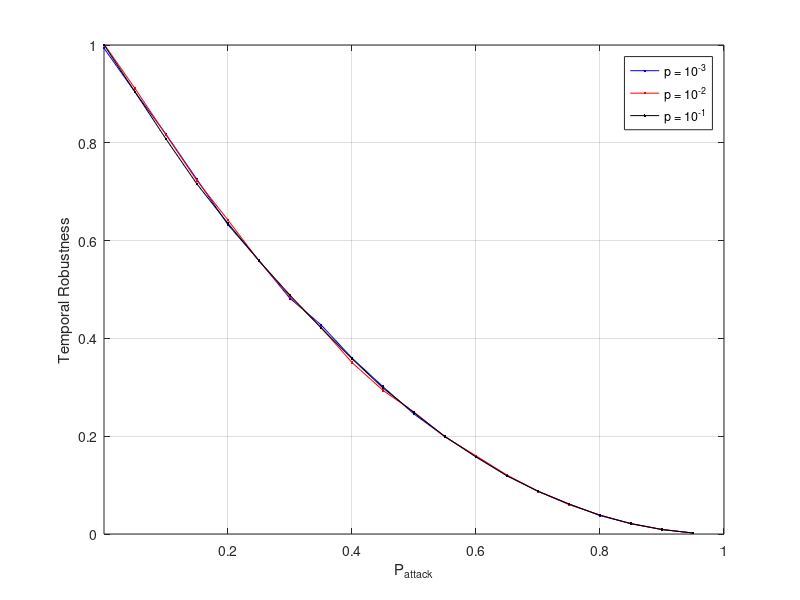

Write MATLAB code to recreate this figure.
%  read labels and x-y data
%load ErdosRenyiTemporalAttack_AverageHighestDegree_1000_0001.dat;     %  read data into the my_xy matrix
%Prob = ErdosRenyiTemporalAttack_AverageHighestDegree_1000_0001(:,2);     %  copy first column of my_xy into x
%Err1 = ErdosRenyiTemporalAttack_AverageHighestDegree_1000_0001(:,3);     %  and second column into y

load MarkovTemporalContactUpdatesPlots_100_q_0_0010.dat;     %  read data into the my_xy matrix
Prob = MarkovTemporalContactUpdatesPlots_100_q_0_0010(:,2);     %  copy first column of my_xy into x
Err2 = MarkovTemporalContactUpdatesPlots_100_q_0_0010(:,3);     %  and second column into y

load MarkovTemporalContactUpdatesPlots_100_q_0_0100.dat;     %  read data into the my_xy matrix
Err3 = MarkovTemporalContactUpdatesPlots_100_q_0_0100(:,3);     %  and second column into y

load MarkovTemporalContactUpdatesPlots_100_q_0_1000.dat;     %  read data into the my_xy matrix
Err4 = MarkovTemporalContactUpdatesPlots_100_q_0_1000(:,3);     %  and second column into y

%%load ErdosRenyiTemporalAttack_AverageHighestDegree_1001_0000.dat;     %  read data into the my_xy matrix
%Err5 = ErdosRenyiTemporalAttack_AverageHighestDegree_1001_0000(:,3);     %  and second column into y


plot(Prob,Err2,'b.-',Prob,Err3,'r.-',Prob,Err4,'k.-');%,Prob,Err5,'k.-');
xlabel('P_{attack}');           % add axis labels and plot title
ylabel('Temporal Robustness');
axis([0.000075 1.000 0.0 1.000],[0.000075 1.000 0.0 1.000]);
%set(gca,'XGrid','on','YGrid','on');
%set(gca,'gridlinestyle','--')
grid on;
legend('p = 10^{-3}','p = 10^{-2}','p = 10^{-1}');

%title('Mean monthly precipitation at Portland International Airport');
%plot(Prob,EffSim,'bx-',Prob,EffTheor,'ro-');     %  plot precip vs. month with circles